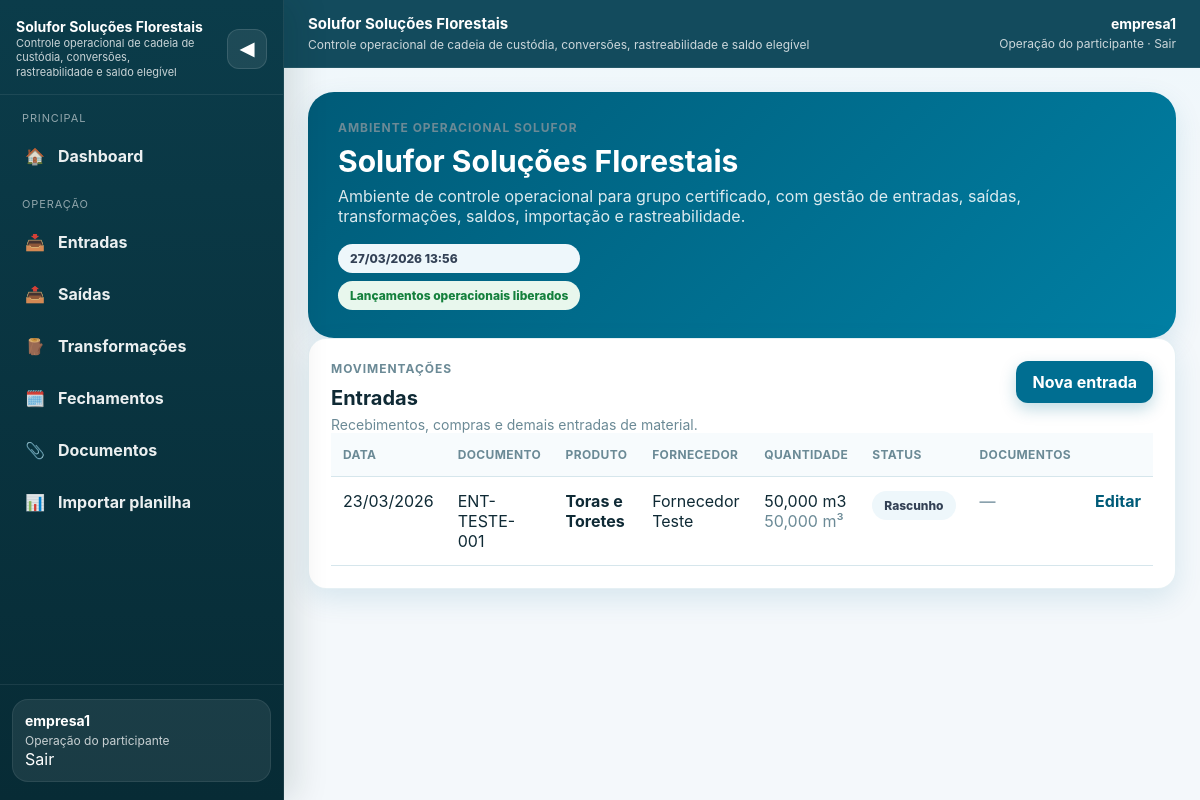
The page /transactions/entries/ (signed in) on the database its author committed.
### accounts/models.py (models this page shows, shortened)
class User(AbstractUser):
    ROLE_CHOICES = [
        ('manager', 'Gestor'),
        ('participant', 'Participante'),
        ('auditor', 'Auditor'),
    ]
    role = models.CharField(max_length=20, choices=ROLE_CHOICES, default='participant')
    organization = models.ForeignKey(
        'participants.Organization',
        on_delete=models.SET_NULL,
        null=True,
        blank=True,
        related_name='users',
    )
    participant = models.ForeignKey(
        'participants.Participant',
        on_delete=models.SET_NULL,
        null=True,
        blank=True,
        related_name='users',
    )
    must_change_password = models.BooleanField(default=False)
    @property
    def is_manager(self):
        return self.role == 'manager' or self.is_superuser
    @property
    def is_auditor(self):
        return self.role == 'auditor'
    @property
    def is_participant_user(self):
        return self.role == 'participant'
    @property
    def current_organization(self):
        if self.participant_id and self.participant:
            return self.participant.organization
        return self.organization

### transactions/models.py (models this page shows, shortened)
class BaseMovement(models.Model):
    STATUS_CHOICES = [
        ('draft', 'Rascunho'),
        ('submitted', 'Enviado'),
        ('reviewed', 'Revisado'),
        ('needs_correction', 'Precisa correção'),
    ]
    participant = models.ForeignKey('participants.Participant', on_delete=models.CASCADE)
    movement_date = models.DateField('Data da movimentação')
    document_number = models.CharField('Número do documento', max_length=50)
    product = models.ForeignKey('catalog.Product', on_delete=models.PROTECT)
    quantity = models.DecimalField('Quantidade informada', max_digits=14, decimal_places=3)
    movement_unit = models.CharField('Unidade informada', max_length=10, choices=[('m3', 'm³'), ('kg', 'kg'), ('t', 't'), ('un', 'un')], blank=True)
    unit_snapshot = models.CharField('Unidade base', max_length=10, choices=[('m3', 'm³'), ('kg', 'kg'), ('t', 't'), ('un', 'un')])
    quantity_base = models.DecimalField('Quantidade convertida (unidade base)', max_digits=14, decimal_places=3, default=0)
    fsc_claim = models.CharField('Declaração FSC', max_length=100, blank=True)
    batch_code = models.CharField('Lote', max_length=100, blank=True)
    notes = models.TextField('Observações', blank=True)
    attachment = models.FileField(upload_to=entry_attachment_path, blank=True, null=True)
    created_by = models.ForeignKey(settings.AUTH_USER_MODEL, on_delete=models.PROTECT)
    created_at = models.DateTimeField(auto_now_add=True)
    updated_at = models.DateTimeField(auto_now=True)
    status = models.CharField(max_length=20, choices=STATUS_CHOICES, default='draft')
    class Meta:
        abstract = True
        ordering = ['-movement_date', '-id']

class EntryRecord(BaseMovement):
    supplier = models.ForeignKey('catalog.Counterparty', on_delete=models.PROTECT, related_name='entries')

### catalog/models.py (models this page shows)
class Product(models.Model):
    UNIT_CHOICES = [
        ('m3', 'm³'),
        ('kg', 'kg'),
        ('t', 't'),
        ('un', 'un'),
    ]
    name = models.CharField('Produto', max_length=255)
    category = models.CharField('Categoria', max_length=100, blank=True)
    unit = models.CharField('Unidade', max_length=10, choices=UNIT_CHOICES)
    fsc_applicable = models.BooleanField('Aplica FSC', default=True)
    default_claim = models.CharField('Declaração padrão', max_length=100, blank=True)
    active = models.BooleanField('Ativo', default=True)
    class Meta:
        ordering = ['name']
    def __str__(self):
        return self.name

class Counterparty(models.Model):
    TYPE_CHOICES = [
        ('supplier', 'Fornecedor'),
        ('customer', 'Cliente'),
        ('both', 'Ambos'),
    ]
    participant = models.ForeignKey(
        'participants.Participant', on_delete=models.CASCADE,
        null=True, blank=True, related_name='counterparties'
    )
    name = models.CharField('Nome', max_length=255)
    document_id = models.CharField('Documento', max_length=30, blank=True)
    type = models.CharField('Tipo', max_length=20, choices=TYPE_CHOICES, default='both')
    class Meta:
        ordering = ['name']
    def __str__(self):
        return self.name

### transactions/views.py (the view)
# urls.py: path('entries/', EntryListView.as_view(), name='entry_list'),
class EntryListView(ParticipantScopedMixin, ListView):
    model = EntryRecord; template_name = 'transactions/entry_list.html'; context_object_name = 'records'

### transactions/views.py (called while the page is built)
    def get_queryset(self):
        qs = self.model.objects.select_related('participant', 'product')
        user = self.request.user
        current_org = getattr(user, 'current_organization', None)
        if user.is_manager or user.is_auditor:
            return qs.filter(participant__organization=current_org) if current_org else qs.none()
        if user.participant: return qs.filter(participant=user.participant)
        return qs.none()

### templates/transactions/entry_list.html (shortened to what this page needs)
{% extends "base.html" %}
{% block content %}
<div class="card">
  <div class="listing-head">
    <div>
      <div class="kicker">Movimentações</div>
      <h2 class="card-title">Entradas</h2>
      <p class="card-subtitle">Recebimentos, compras e demais entradas de material.</p>
    </div>
    {% if user.is_participant_user %}<a class="btn" href="/transactions/entries/new/">Nova entrada</a>{% endif %}
  </div>
  {% if records %}
  <div class="table-wrap"><table>
    <tr><th>Data</th><th>Documento</th><th>Produto</th><th>Fornecedor</th><th>Quantidade</th><th>Status</th><th>Documentos</th><th></th></tr>
    {% for r in records %}
    <tr>
      <td>{{ r.movement_date|date:"d/m/Y" }}</td>
      <td>{{ r.document_number }}</td>
      <td><strong>{{ r.product }}</strong></td>
      <td>{{ r.supplier }}</td>
      <td>{{ r.quantity }} {{ r.movement_unit }}<br><span class="muted">{{ r.quantity_base }} {{ r.get_unit_snapshot_display }}</span></td>
      <td><span class="badge {% if r.status == 'reviewed' %}success{% elif r.status == 'needs_correction' %}warning{% else %}neutral{% endif %}">{{ r.get_status_display }}</span></td>
      <td>
        {% if r.attachment %}
          <a class="doc-action" href="{{ r.attachment.url }}" target="_blank" rel="noopener noreferrer" title="Abrir documento">
            <svg viewBox="0 0 24 24" fill="none" aria-hidden="true"><path d="M14 3H8a2 2 0 0 0-2 2v14a2 2 0 0 0 2 2h8a2 2 0 0 0 2-2V9l-4-6Z" stroke="currentColor" stroke-width="1.8" stroke-linejoin="round"/><path d="M14 3v6h4" stroke="currentColor" stroke-width="1.8" stroke-linejoin="round"/><path d="M9 14h6M9 17h6M9 11h2.5" stroke="currentColor" stroke-width="1.8" stroke-linecap="round"/></svg>
            <span>PDF</span>
          </a>
        {% else %}<span class="doc-empty">—</span>{% endif %}
      </td>
      <td>{% if user.is_participant_user %}<a class="inline-link" href="/transactions/entries/{{ r.id }}/edit/">Editar</a>{% endif %}</td>
    </tr>
    {% endfor %}
  </table></div>
  {% else %}<div class="empty-state">Nenhuma entrada cadastrada ainda.</div>{% endif %}
</div>
{% endblock %}

### templates/base.html (shortened to what this page needs)
<!DOCTYPE html>
<html lang="pt-br">
<head>
</head>
<body>
<div class="app-shell">
  {% if user.is_authenticated %}
  <aside id="sidebar" class="sidebar">
    <div class="sidebar-inner">
      <div class="sidebar-header">
        <a class="sidebar-brand" href="/">
          <span class="brand-copy">
            <strong>Solufor Soluções Florestais</strong>
            <span>Controle operacional de cadeia de custódia, conversões, rastreabilidade e saldo elegível</span>
          </span>
        </a>
        <button id="sidebarToggle" class="sidebar-toggle" type="button" aria-label="Colapsar menu"><span class="sidebar-toggle-text">◀</span></button>
      </div>
      <div class="sidebar-body">
        <div class="sidebar-section">
          <div class="sidebar-label">Principal</div>
          <nav class="sidebar-nav">
            <a class="sidebar-link {% if request.path == '/' %}is-active{% endif %}" href="/"><span class="sidebar-icon">🏠</span><span class="sidebar-link-text">Dashboard</span></a>
          </nav>
        </div>
        {% if user.is_participant_user %}
        <div class="sidebar-section">
          <div class="sidebar-label">Operação</div>
          <nav class="sidebar-nav">
            <a class="sidebar-link {% if '/transactions/entries/' in request.path %}is-active{% endif %}" href="/transactions/entries/"><span class="sidebar-icon">📥</span><span class="sidebar-link-text">Entradas</span></a>
            <a class="sidebar-link {% if '/transactions/sales/' in request.path %}is-active{% endif %}" href="/transactions/sales/"><span class="sidebar-icon">📤</span><span class="sidebar-link-text">Saídas</span></a>
            <a class="sidebar-link " href="/transactions/transformations/"><span class="sidebar-icon">🪵</span><span class="sidebar-link-text">Transformações</span></a>
            <a class="sidebar-link {% if '/compliance/' in request.path %}is-active{% endif %}" href="/compliance/"><span class="sidebar-icon">🗓️</span><span class="sidebar-link-text">Fechamentos</span></a>
            <a class="sidebar-link {% if '/transactions/documents/' in request.path %}is-active{% endif %}" href="/transactions/documents/"><span class="sidebar-icon">📎</span><span class="sidebar-link-text">Documentos</span></a>
            <a class="sidebar-link {% if '/reports/import/' in request.path %}is-active{% endif %}" href="/reports/import/"><span class="sidebar-icon">📊</span><span class="sidebar-link-text">Importar planilha</span></a>
          </nav>
        </div>
        {% endif %}
      </div>
      <div class="sidebar-footer">
        <div class="sidebar-user">
          <strong>{{ user.username }}</strong>
          <span>{% if user.is_manager %}Gestão do grupo certificado{% elif user.is_auditor %}Consulta e auditoria{% else %}Operação do participante{% endif %}</span><br>
          <form method="post" action="{% url 'logout' %}" style="display:inline;">
 	     <button type="submit" class="logout-btn">Sair</button>
	  </form>
        </div>
      </div>
    </div>
  </aside>
  {% endif %}
  <div class="content-shell">
    <header class="topbar">
      <div class="topbar-inner">
        <div class="topbar-title">
          <span class="topbar-copy">
            <strong>Solufor Soluções Florestais</strong>
            <span>Controle operacional de cadeia de custódia, conversões, rastreabilidade e saldo elegível</span>
          </span>
        </div>
        {% if user.is_authenticated %}
        <div class="userbox">
          <strong>{{ user.username }}</strong>
          <span>
            {% if user.is_manager %}Gestão do grupo certificado{% elif user.is_auditor %}Consulta e auditoria{% else %}Operação do participante{% endif %}
            ·
<form method="post" action="{% url 'logout' %}" style="display:inline;">
  <button type="submit" class="logout-btn">Sair</button>
</form>
          </span>
        </div>
        {% else %}
        <div class="userbox">
          <strong>Acesso ao sistema</strong>
          <span><a href="/login/">Entrar</a></span>
        </div>
        {% endif %}
      </div>
    </header>
    <main class="page">
      {% if user.is_authenticated %}
      <section class="hero">
        <div>
          <div class="kicker">Ambiente operacional Solufor</div>
          <h1>{% block hero_title %}Solufor Soluções Florestais{% endblock %}</h1>
          <p>{% block hero_text %}Ambiente de controle operacional para grupo certificado, com gestão de entradas, saídas, transformações, saldos, importação e rastreabilidade.{% endblock %}</p>
        </div>
        <div class="stack">
          {% block hero_side %}
          <span class="badge neutral">{% now "d/m/Y H:i" %}</span>
          {% if user.is_manager %}
            <span class="badge success">Gestão consolidada ativa</span>
          {% elif user.is_auditor %}
            <span class="badge warning">Ambiente de consulta</span>
          {% else %}
            <span class="badge success">Lançamentos operacionais liberados</span>
          {% endif %}
          {% endblock %}
        </div>
      </section>
      {% endif %}
      {% block content %}{% endblock %}
    </main>
  </div>
</div>
</body>
</html>

### templates/transactions/entry_list.html (style rules this page uses)
.doc-empty { color: #8aa1ad; font-weight: 600; }

### rows shown on the page
User: username "empresa1"
EntryRecord: movement_date "23/03/2026", document_number "ENT-TESTE-001", product "Toras e Toretes", supplier "Fornecedor Teste", quantity "50,000", movement_unit "m3", quantity_base "50,000", unit_snapshot "m³", status "Rascunho"
